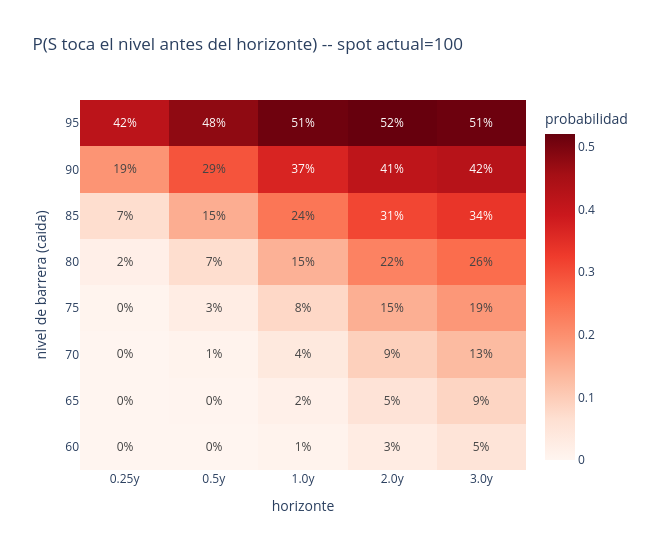

Source (notebook cell):
### Markdown cell above
## 5. Mapa de riesgo de caida: probabilidad de toque vs (nivel de barrera, horizonte)

Un heatmap 2D de `PayoffHitProbabilityP` -- probabilidad fisica de que el activo caiga por
debajo de distintos niveles, en distintos horizontes -- resume el riesgo de cola de un vistazo,
con la fila/columna correspondiente al caso mas cercano al nivel actual de spot resaltada.

### Code cell
down_levels = np.arange(60.0, 96.0, 5.0)
horizons_grid = np.array([0.25, 0.5, 1.0, 2.0, 3.0])

heat = np.zeros((len(down_levels), len(horizons_grid)))
for i, level in enumerate(down_levels):
    for j, t in enumerate(horizons_grid):
        condition = qd.less_equal(qd.current(OBS), float(level))
        monitoring_times = list(np.linspace(t / 4.0, t, 4))
        trigger = qd.trigger(
            "CRASH", monitoring_times, condition, "discrete", "at_hit", 0, True,
            qd.when(float(t), qd.cashflow("USD", 1.0)), qd.zero(),
        )
        trade = qd.PayoffProduct(id=f"CRASH_{level:.0f}_{t}", contract=trigger)
        market_t = qd.Market(pillars=[float(t)], zero_rates=[R])
        result = eng.price(trade, model_p, market_t, [("PayoffHitProbabilityP", {"event": "CRASH"})])
        heat[i, j] = result["PayoffHitProbabilityP"].scalar

fig = go.Figure(go.Heatmap(
    z=heat, x=[f"{t}y" for t in horizons_grid], y=[f"{l:.0f}" for l in down_levels],
    colorscale="Reds",
    text=[[f"{v:.0%}" for v in row] for row in heat],
    texttemplate="%{text}",
    colorbar=dict(title="probabilidad"),
))
fig.update_layout(
    title=f"P(S toca el nivel antes del horizonte) -- spot actual={S0:.0f}",
    xaxis_title="horizonte",
    yaxis_title="nivel de barrera (caida)",
    height=550, width=650,
)
fig.show()

### Figure 1 — Plotly figure (JSON) as saved in the notebook; plotly's stock layout.template omitted (floating-point values rounded to 4 significant figures)
{"data": [{"colorbar": {"title": {"text": "probabilidad"}}, "colorscale": [[0.0, "rgb(255,245,240)"], [0.125, "rgb(254,224,210)"], [0.25, "rgb(252,187,161)"], [0.375, "rgb(252,146,114)"], [0.5, "rgb(251,106,74)"], [0.625, "rgb(239,59,44)"], [0.75, "rgb(203,24,29)"], [0.875, "rgb(165,15,21)"], [1.0, "rgb(103,0,13)"]], "text": [["0%", "0%", "1%", "3%", "5%"], ["0%", "0%", "2%", "5%", "9%"], ["0%", "1%", "4%", "9%", "13%"], ["0%", "3%", "8%", "15%", "19%"], ["2%", "7%", "15%", "22%", "26%"], ["7%", "15%", "24%", "31%", "34%"], ["19%", "29%", "37%", "41%", "42%"], ["42%", "48%", "51%", "52%", "51%"]], "texttemplate": "%{text}", "type": "heatmap", "x": ["0.25y", "0.5y", "1.0y", "2.0y", "3.0y"], "y": ["60", "65", "70", "75", "80", "85", "90", "95"], "z": [[0.0, 0.00032, 0.005485, 0.02892, 0.05174], [2.5e-05, 0.00173, 0.01611, 0.05455, 0.08507], [0.00041, 0.00749, 0.03832, 0.09378, 0.1298], [0.003415, 0.0254, 0.07938, 0.1494, 0.1865], [0.01806, 0.06871, 0.1457, 0.2213, 0.2556], [0.06869, 0.1528, 0.2411, 0.3104, 0.3367], [0.1923, 0.2903, 0.3675, 0.4127, 0.4241], [0.4172, 0.4783, 0.5123, 0.5203, 0.5138]]}], "layout": {"height": 550, "title": {"text": "P(S toca el nivel antes del horizonte) -- spot actual=100"}, "width": 650, "xaxis": {"title": {"text": "horizonte"}}, "yaxis": {"title": {"text": "nivel de barrera (caida)"}}}}
